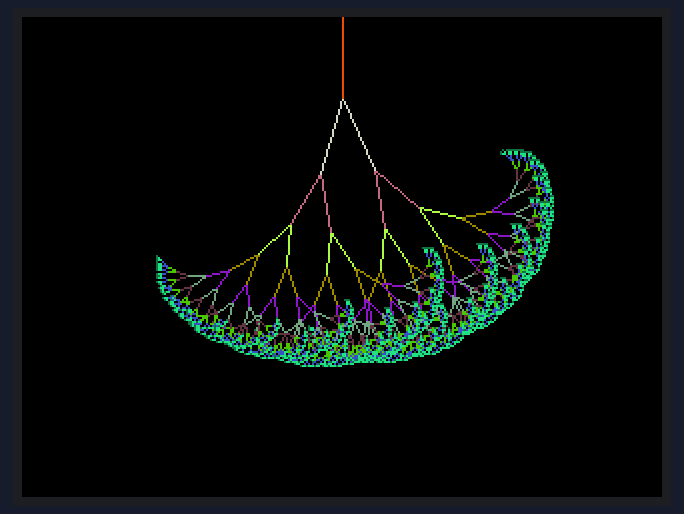
The sketch below on a simulated ESP32. Parts: 320×240 colour display.

Above: at 0.4 s.

The sketch:

Frattali.ino
```cpp
// display TFT = 320*240

#include <TFT_eSPI.h>

TFT_eSPI tft = TFT_eSPI();

#define WHITE       0xFFFF
#define BLACK       0x0000
#define BLUE        0x001F
#define RED         0xF800
#define GREEN       0x07E0
#define CYAN        0x07FF
#define MAGENTA     0xF81F
#define YELLOW      0xFFE0
#define GREY        0x2108

#define DEG2RAD 0.0174532925

int rotazione = 0;            // rotazione
int colore = 255;

void setup() {
  Serial.begin(115200);
  tft.init ();
  tft.setRotation (3);
  tft.fillScreen (TFT_BLACK);
}

void loop() {
  int ramo = 40;                // lunghezza ramio
  int livello = 12;             // numero livelli
  int angolo_dex = 15;          // angolo destra
  int angolo_sin = 25;          // angolo sinistra

  tft.fillScreen (TFT_BLACK);

  albero(ramo, livello, angolo_dex, angolo_sin, 160, 0, 160, ramo);
  delay(2000);
}

// funzione che disegna una Y
void albero(int ramo, int livello, int angolo_dex, int angolo_sin, int pos_x1, int pos_y1, int pos_x2, int pos_y2) {
  if (livello > 0) {

    // disegno la linea base
    tft.drawLine(pos_x1, pos_y1, pos_x2, pos_y2, livello * 5000);

    rotazione = rotazione + angolo_sin;

    // chiamata ricorsiva
    albero(0.75 * ramo, livello - 1, angolo_dex, angolo_sin, pos_x2, pos_y2, pos_x2 + ramo * sin(DEG2RAD * rotazione), pos_y2 + ramo * cos(DEG2RAD * rotazione));

    rotazione = rotazione - angolo_sin - angolo_dex;

    // chiamata ricorsiva
    albero(0.75 * ramo, livello - 1, angolo_dex, angolo_sin, pos_x2, pos_y2, pos_x2 + ramo * sin(DEG2RAD * rotazione), pos_y2 + ramo * cos(DEG2RAD * rotazione));

    rotazione = rotazione + angolo_dex;

    // disegno la linea base
    tft.drawLine(pos_x1, pos_y1, pos_x2, pos_y2, livello * 5000);
  }
}
```
